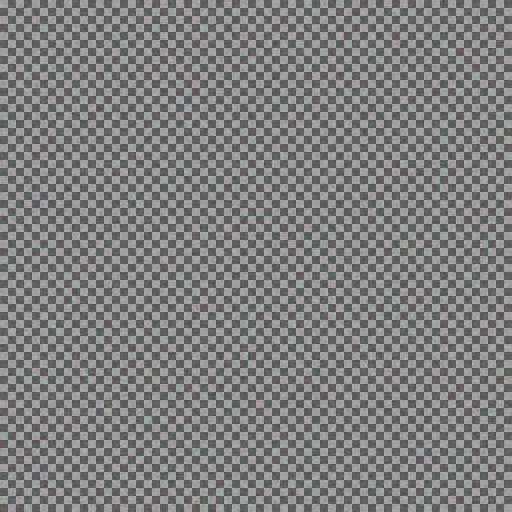
#> input picture noise_exps/average_power_spectrum_sparse.png, 512 x 512 px
$ python fourier.py
#> lines starting #> are read from the running program, lines starting #| are printed output that depends on the picture
from PIL import Image
import numpy as np
import matplotlib.pyplot as plt

def load_and_process_image(image_path):
    # Load the image
#> called with image_path = 'average_power_spectrum_sparse.png'
    image = Image.open(image_path)
#> image is the input picture: PIL image 512x512 RGBA; mean R, G, B, A 126.6, 126.7, 126.8, 255
    # Convert the image to RGB if it's not
    rgb_image = image.convert('RGB')
    # Normalize the image
    normalized_image = np.array(rgb_image) / 255.0
    return normalized_image

def compute_fourier_transform(channel_data):
    fourier_transform = np.fft.fft2(channel_data)
    fourier_transform_shifted = np.fft.fftshift(fourier_transform)
    magnitude_spectrum = np.abs(np.log(np.abs(fourier_transform_shifted) + 1e-6))
    return magnitude_spectrum

# Placeholder for the actual image path
image_path = 'average_power_spectrum_sparse.png'

# Load and process the image
normalized_image = load_and_process_image(image_path)

# Initialize an empty array for the combined Fourier transform
combined_magnitude_spectrum = np.zeros_like(normalized_image[:,:,0])

# Compute the Fourier transform for each channel
for i in range(3): # Loop over RGB channels
    magnitude_spectrum = compute_fourier_transform(normalized_image[:,:,i])
    combined_magnitude_spectrum += magnitude_spectrum
#> this loop made 3 passes
#> pass 1, in compute_fourier_transform, `magnitude_spectrum = np.abs(np.log(np.abs(fourier_transform_shifted) +..`:
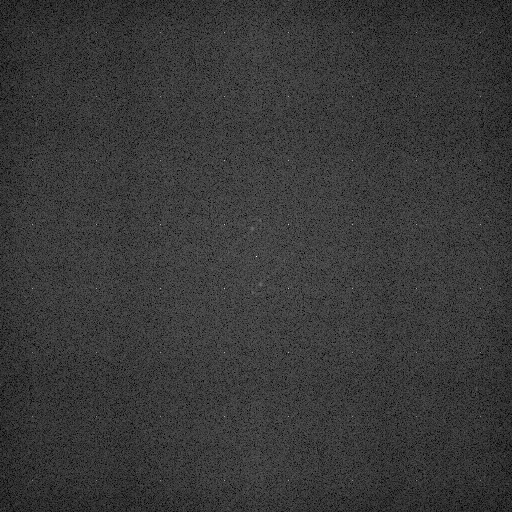
#> magnitude_spectrum: shape (512, 512) float64; min 0.000103, max 11.78, mean 2.63; drawn with min black and max white
#> pass 2, in compute_fourier_transform (call 2), `magnitude_spectrum = np.abs(np.log(np.abs(fourier_transform_shifted) +..`:
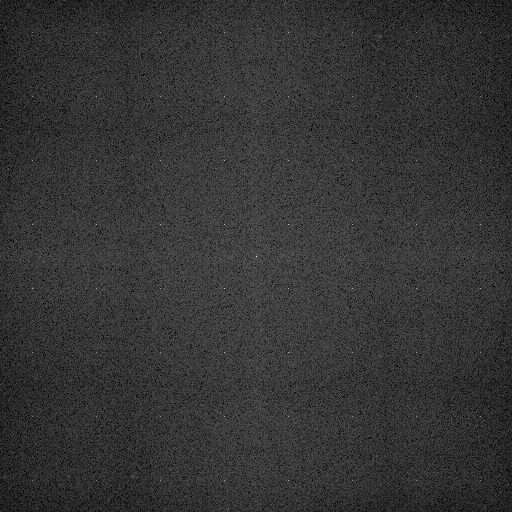
#> magnitude_spectrum: shape (512, 512) float64; min 0.000215, max 11.78, mean 2.44; drawn with min black and max white

# Average the combined spectrum
combined_magnitude_spectrum /= 3

# Normalize the magnitude spectrum
normalized_spectrum = combined_magnitude_spectrum / np.max(combined_magnitude_spectrum)

# Plotting the Fourier Transform
plt.figure(figsize=(12, 6))
plt.imshow(normalized_spectrum, cmap='gray')
plt.title('Fourier Transform of RGB Image')
plt.show()

# Save the Fourier transform image
plt.imsave('fourier_transform_sparse.png', normalized_spectrum)
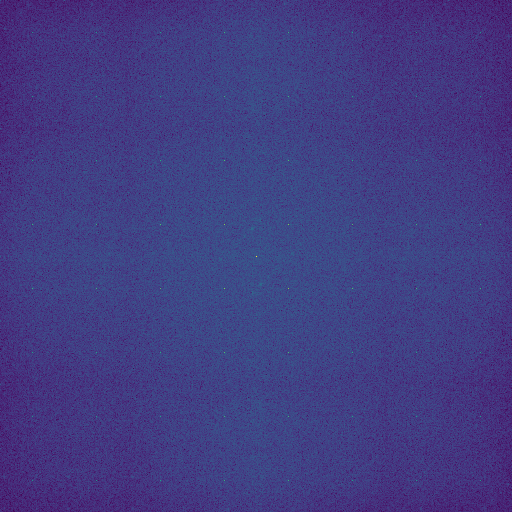
#> saved as fourier_transform_sparse.png: shape (512, 512, 3); mean R, G, B 65.5, 61, 130.7
